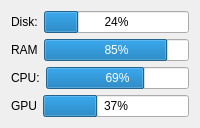
          <widget class="QWidget" name="subwindow_7">
           <property name="windowTitle">
            <string>Activity Monitor</string>
           </property>
           <layout class="QGridLayout" name="gridLayout_42">
            <item row="0" column="0">
             <layout class="QHBoxLayout" name="horizontalLayout_24">
              <item>
               <widget class="QLabel" name="label_83">
                <property name="text">
                 <string>Disk:</string>
                </property>
               </widget>
              </item>
              <item>
               <widget class="QProgressBar" name="progressBar_6">
                <property name="value">
                 <number>24</number>
                </property>
               </widget>
              </item>
             </layout>
            </item>
            <item row="1" column="0">
             <layout class="QHBoxLayout" name="horizontalLayout_25">
              <item>
               <widget class="QLabel" name="label_84">
                <property name="text">
                 <string>RAM</string>
                </property>
               </widget>
              </item>
              <item>
               <widget class="QProgressBar" name="progressBar_7">
                <property name="value">
                 <number>85</number>
                </property>
               </widget>
              </item>
             </layout>
            </item>
            <item row="2" column="0">
             <layout class="QHBoxLayout" name="horizontalLayout_26">
              <item>
               <widget class="QLabel" name="label_85">
                <property name="text">
                 <string>CPU:</string>
                </property>
               </widget>
              </item>
              <item>
               <widget class="QProgressBar" name="progressBar_8">
                <property name="value">
                 <number>69</number>
                </property>
               </widget>
              </item>
             </layout>
            </item>
            <item row="3" column="0">
             <layout class="QHBoxLayout" name="horizontalLayout_27">
              <item>
               <widget class="QLabel" name="label_86">
                <property name="text">
                 <string>GPU</string>
                </property>
               </widget>
              </item>
              <item>
               <widget class="QProgressBar" name="progressBar_9">
                <property name="value">
                 <number>37</number>
                </property>
               </widget>
              </item>
             </layout>
            </item>
           </layout>
          </widget>
